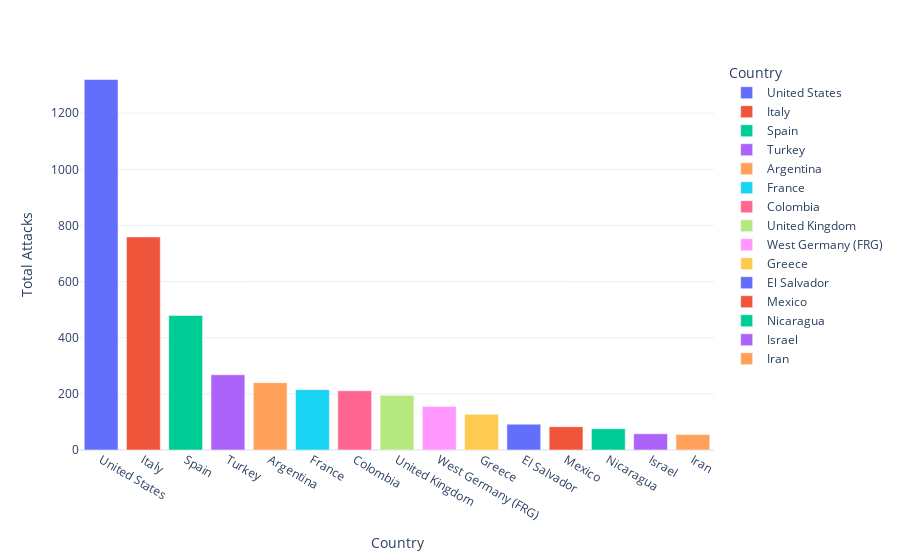

Source (notebook cell):
### Code cell
# Observation
# Iraq shows the highest Terror Attacks followed by other Middle-east region.

# Top 15 Countries showing the Highest Terror Attack.
plt.figure(figsize=(12,6))
country_attack=dataset.Country.value_counts()[:15].reset_index()
country_attack.columns= ["Country", "Total Attacks"]
px.bar(data_frame= country_attack,x = 'Country',y = 'Total Attacks',color = 'Country',template='plotly_white')

### Figure 1 — Plotly figure (JSON) as saved in the notebook; plotly's stock layout.template omitted (floating-point values rounded to 4 significant figures)
{"data": [{"alignmentgroup": "True", "hovertemplate": "Country=%{x}<br>Total Attacks=%{y}<extra></extra>", "legendgroup": "United States", "marker": {"color": "#636efa", "pattern": {"shape": ""}}, "name": "United States", "offsetgroup": "United States", "orientation": "v", "showlegend": true, "textposition": "auto", "x": ["United States"], "xaxis": "x", "y": [1320], "yaxis": "y", "type": "bar"}, {"alignmentgroup": "True", "hovertemplate": "Country=%{x}<br>Total Attacks=%{y}<extra></extra>", "legendgroup": "Italy", "marker": {"color": "#EF553B", "pattern": {"shape": ""}}, "name": "Italy", "offsetgroup": "Italy", "orientation": "v", "showlegend": true, "textposition": "auto", "x": ["Italy"], "xaxis": "x", "y": [759], "yaxis": "y", "type": "bar"}, {"alignmentgroup": "True", "hovertemplate": "Country=%{x}<br>Total Attacks=%{y}<extra></extra>", "legendgroup": "Spain", "marker": {"color": "#00cc96", "pattern": {"shape": ""}}, "name": "Spain", "offsetgroup": "Spain", "orientation": "v", "showlegend": true, "textposition": "auto", "x": ["Spain"], "xaxis": "x", "y": [479], "yaxis": "y", "type": "bar"}, {"alignmentgroup": "True", "hovertemplate": "Country=%{x}<br>Total Attacks=%{y}<extra></extra>", "legendgroup": "Turkey", "marker": {"color": "#ab63fa", "pattern": {"shape": ""}}, "name": "Turkey", "offsetgroup": "Turkey", "orientation": "v", "showlegend": true, "textposition": "auto", "x": ["Turkey"], "xaxis": "x", "y": [268], "yaxis": "y", "type": "bar"}, {"alignmentgroup": "True", "hovertemplate": "Country=%{x}<br>Total Attacks=%{y}<extra></extra>", "legendgroup": "Argentina", "marker": {"color": "#FFA15A", "pattern": {"shape": ""}}, "name": "Argentina", "offsetgroup": "Argentina", "orientation": "v", "showlegend": true, "textposition": "auto", "x": ["Argentina"], "xaxis": "x", "y": [240], "yaxis": "y", "type": "bar"}, {"alignmentgroup": "True", "hovertemplate": "Country=%{x}<br>Total Attacks=%{y}<extra></extra>", "legendgroup": "France", "marker": {"color": "#19d3f3", "pattern": {"shape": ""}}, "name": "France", "offsetgroup": "France", "orientation": "v", "showlegend": true, "textposition": "auto", "x": ["France"], "xaxis": "x", "y": [215], "yaxis": "y", "type": "bar"}, {"alignmentgroup": "True", "hovertemplate": "Country=%{x}<br>Total Attacks=%{y}<extra></extra>", "legendgroup": "Colombia", "marker": {"color": "#FF6692", "pattern": {"shape": ""}}, "name": "Colombia", "offsetgroup": "Colombia", "orientation": "v", "showlegend": true, "textposition": "auto", "x": ["Colombia"], "xaxis": "x", "y": [211], "yaxis": "y", "type": "bar"}, {"alignmentgroup": "True", "hovertemplate": "Country=%{x}<br>Total Attacks=%{y}<extra></extra>", "legendgroup": "United Kingdom", "marker": {"color": "#B6E880", "pattern": {"shape": ""}}, "name": "United Kingdom", "offsetgroup": "United Kingdom", "orientation": "v", "showlegend": true, "textposition": "auto", "x": ["United Kingdom"], "xaxis": "x", "y": [195], "yaxis": "y", "type": "bar"}, {"alignmentgroup": "True", "hovertemplate": "Country=%{x}<br>Total Attacks=%{y}<extra></extra>", "legendgroup": "West Germany (FRG)", "marker": {"color": "#FF97FF", "pattern": {"shape": ""}}, "name": "West Germany (FRG)", "offsetgroup": "West Germany (FRG)", "orientation": "v", "showlegend": true, "textposition": "auto", "x": ["West Germany (FRG)"], "xaxis": "x", "y": [155], "yaxis": "y", "type": "bar"}, {"alignmentgroup": "True", "hovertemplate": "Country=%{x}<br>Total Attacks=%{y}<extra></extra>", "legendgroup": "Greece", "marker": {"color": "#FECB52", "pattern": {"shape": ""}}, "name": "Greece", "offsetgroup": "Greece", "orientation": "v", "showlegend": true, "textposition": "auto", "x": ["Greece"], "xaxis": "x", "y": [127], "yaxis": "y", "type": "bar"}, {"alignmentgroup": "True", "hovertemplate": "Country=%{x}<br>Total Attacks=%{y}<extra></extra>", "legendgroup": "El Salvador", "marker": {"color": "#636efa", "pattern": {"shape": ""}}, "name": "El Salvador", "offsetgroup": "El Salvador", "orientation": "v", "showlegend": true, "textposition": "auto", "x": ["El Salvador"], "xaxis": "x", "y": [92], "yaxis": "y", "type": "bar"}, {"alignmentgroup": "True", "hovertemplate": "Country=%{x}<br>Total Attacks=%{y}<extra></extra>", "legendgroup": "Mexico", "marker": {"color": "#EF553B", "pattern": {"shape": ""}}, "name": "Mexico", "offsetgroup": "Mexico", "orientation": "v", "showlegend": true, "textposition": "auto", "x": ["Mexico"], "xaxis": "x", "y": [83], "yaxis": "y", "type": "bar"}, {"alignmentgroup": "True", "hovertemplate": "Country=%{x}<br>Total Attacks=%{y}<extra></extra>", "legendgroup": "Nicaragua", "marker": {"color": "#00cc96", "pattern": {"shape": ""}}, "name": "Nicaragua", "offsetgroup": "Nicaragua", "orientation": "v", "showlegend": true, "textposition": "auto", "x": ["Nicaragua"], "xaxis": "x", "y": [76], "yaxis": "y", "type": "bar"}, {"alignmentgroup": "True", "hovertemplate": "Country=%{x}<br>Total Attacks=%{y}<extra></extra>", "legendgroup": "Israel", "marker": {"color": "#ab63fa", "pattern": {"shape": ""}}, "name": "Israel", "offsetgroup": "Israel", "orientation": "v", "showlegend": true, "textposition": "auto", "x": ["Israel"], "xaxis": "x", "y": [58], "yaxis": "y", "type": "bar"}, {"alignmentgroup": "True", "hovertemplate": "Country=%{x}<br>Total Attacks=%{y}<extra></extra>", "legendgroup": "Iran", "marker": {"color": "#FFA15A", "pattern": {"shape": ""}}, "name": "Iran", "offsetgroup": "Iran", "orientation": "v", "showlegend": true, "textposition": "auto", "x": ["Iran"], "xaxis": "x", "y": [55], "yaxis": "y", "type": "bar"}], "layout": {"xaxis": {"anchor": "y", "domain": [0, 1], "title": {"text": "Country"}, "categoryorder": "array", "categoryarray": ["United States", "Italy", "Spain", "Turkey", "Argentina", "France", "Colombia", "United Kingdom", "West Germany (FRG)", "Greece", "El Salvador", "Mexico", "Nicaragua", "Israel", "Iran"]}, "yaxis": {"anchor": "x", "domain": [0, 1], "title": {"text": "Total Attacks"}}, "legend": {"title": {"text": "Country"}, "tracegroupgap": 0}, "margin": {"t": 60}, "barmode": "relative"}}
